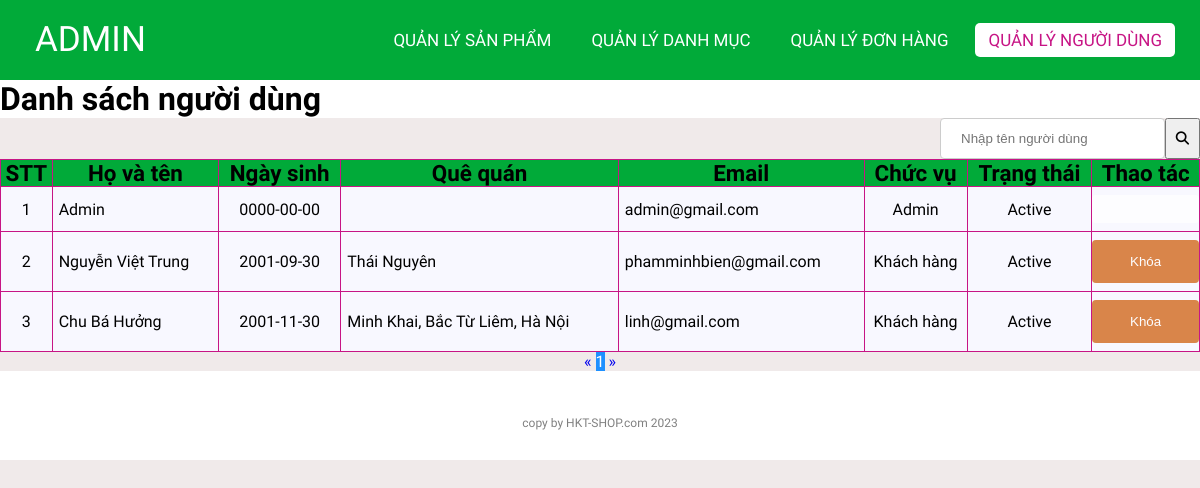
Page /admin/userlist.php (signed in) on the earlier database version.
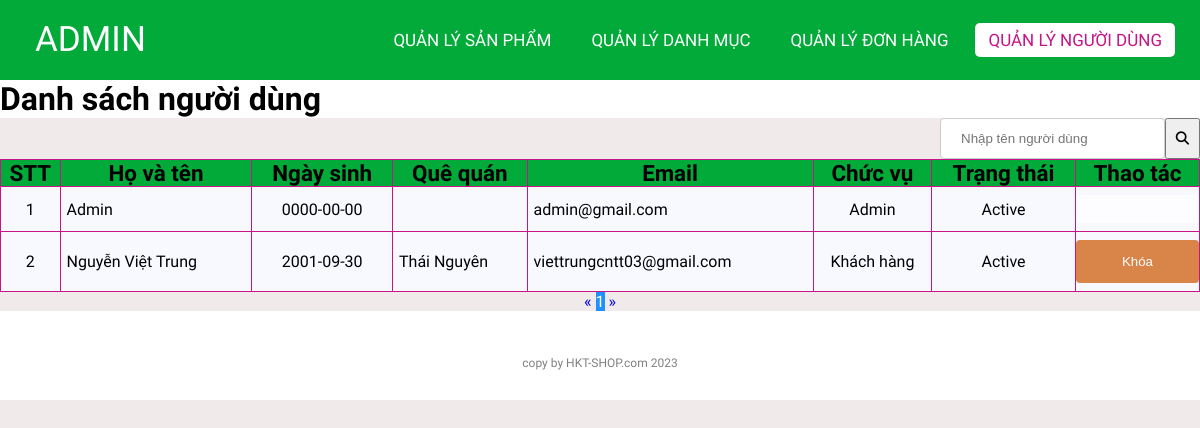
Same page on the later database version.
### tables this page shows
CREATE TABLE `users` (
  `id` int(11) NOT NULL,
  `email` varchar(255) NOT NULL,
  `fullname` varchar(255) NOT NULL,
  `dob` date NOT NULL,
  `password` varchar(255) NOT NULL,
  `role_id` int(11) NOT NULL,
  `status` tinyint(1) NOT NULL,
  `address` varchar(500) NOT NULL,
  `isConfirmed` tinyint(4) NOT NULL DEFAULT 0,
  `captcha` varchar(50) NOT NULL
);

### lib/database.php (called while the page is built, shortened)
<?php
class Database extends PDO
{
  public $host   = DB_HOST;
  public $user   = DB_USER;
  public $pass   = DB_PASS;
  public $dbname = DB_NAME;
  public $link;
  private function connectDB()
  {
    $this->link = new mysqli(
      $this->host,
      $this->user,
      $this->pass,
      $this->dbname
    );
  }
  public function select($query)
  {
    $result = $this->link->query($query);
    if ($result->num_rows > 0) {
      return $result;
    } else {
      return false;
    }
  }
}

### classes/user.php (called while the page is built, shortened)
<?php
$filepath = realpath(dirname(__FILE__));
include_once($filepath . '/../lib/database.php');
?>
<?php
class user
{
	private $db;
	public function __construct()
	{
		$this->db = new Database();
	}
	public function getAllAdmin($page = 1, $total = 8)
	{
		$tmp = ($page - 1) * $total;
		$query =
			"SELECT users.*, role.name as roleName
			 FROM users INNER JOIN role ON users.role_id = role.id
             limit $tmp,$total";
		$result = $this->db->select($query);
		return $result;
	}
	public function getCountPaging($row = 8)
	{
		$query = "SELECT COUNT(*) FROM users";
		$mysqli_result = $this->db->select($query);
		if ($mysqli_result) {
			$totalrow = intval((mysqli_fetch_all($mysqli_result, MYSQLI_ASSOC)[0])['COUNT(*)']);
			$result = ceil($totalrow / $row);
			return $result;
		}
		return false;
	}
}
?>

### admin/userlist.php (the view, shortened to what the changed rows need)
<?php
include '../classes/user.php';
$user = new user();
$list = $user->getAllAdmin((isset($_GET['page']) ? $_GET['page'] : 1));
$pageCount = $user->getCountPaging();
?>
<!DOCTYPE html>
<html lang="en">
<head>
    <link rel="stylesheet" href="./css/style.css">
    <link rel="stylesheet" href="https://cdnjs.cloudflare.com/ajax/libs/font-awesome/5.15.4/css/all.min.css">
</head>
<body>
    <div class="title">
        <h1>Danh sách người dùng</h1>
    </div>
    <div class="container">
        <?php $count = 1;
        if ($list) { ?>
            <table class="list">
                <tr>
                    <th>STT</th>
                    <th>Họ và tên</th>
                    <th>Ngày sinh</th>
                    <th>Quê quán</th>
                    <th>Email</th>
                    <th>Chức vụ</th>
                    <th>Trạng thái</th>
                    <th>Thao tác</th>
                </tr>
                <?php foreach ($list as $key => $value) { ?>
                    <tr>
                        <td><?= $count++ ?></td>
                        <td style="text-align: left; padding-left: 6px;"><?= $value['fullname'] ?></td>
                        <td><?= $value['dob'] ?></td>
                        <td style="text-align: left; padding-left: 6px;"><?= $value['address'] ?></td>
                        <td style="text-align: left; padding-left: 6px;"><?= $value['email'] ?></td>
                        <td><?php if ($value['role_id'] == 1) {
                                echo "Admin";
                            } else echo "Khách hàng" ?></td>
                        <td><?= ($value['status']) ? "Active" : "Block" ?></td>
                        <td>
                            <?php
                            if ($value['role_id'] == 1) { ?>
                                <button class="btn-none"></button>
                            <?php } else {
                                if ($value['status']) { ?>
                                    <form action="userlist.php" method="post">
                                        <input type="submit" value="Khóa" name="block">
                                    </form>
                            <?php } } ?>
                        </td>
                    </tr>
                <?php } ?>
            </table>
        <?php } else { ?>
            <h3>...</h3>
        <?php } ?>
        <div class="pagination">
            <a href="userlist.php?page=<?= (isset($_GET['page'])) ? (($_GET['page'] <= 1) ? 1 : $_GET['page'] - 1) : 1 ?>">&laquo;</a>
            <?php
            for ($i = 1; $i <= $pageCount; $i++) {
                if (isset($_GET['page'])) {
                    if ($i == $_GET['page']) { ?>
                        <a class="active" href="userlist.php?page=<?= $i ?>"><?= $i ?></a>
                    <?php } else { ?>
                        <a href="userlist.php?page=<?= $i ?>"><?= $i ?></a>
                    <?php  }
                } else {
                    if ($i == 1) { ?>
                        <a class="active" href="userlist.php?page=<?= $i ?>"><?= $i ?></a>
                    <?php  } else { ?>
                        <a href="userlist.php?page=<?= $i ?>"><?= $i ?></a>
                    <?php   } ?>
                <?php  } ?>
            <?php }
            ?>
            <a href="userlist.php?page=<?= (isset($_GET['page'])) ? $_GET['page'] + 1 : 2 ?>">&raquo;</a>
        </div>
    </div>
</body>
</html>

Differences in the rows shown:
removed users: fullname "Chu Bá Hưởng", dob "2001-11-30", address "Minh Khai, Bắc Từ Liêm, Hà Nội", email "linh@gmail.com", shows "Khách hàng", status "Active"
changed users "Nguyễn Việt Trung": email "phamminhbien@gmail.com" → "viettrungcntt03@gmail.com"
